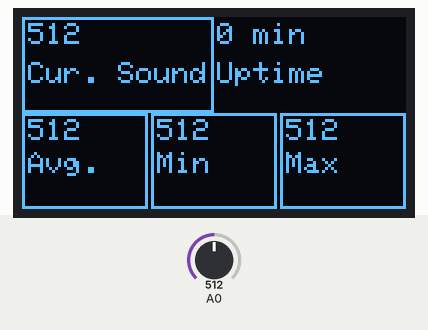
This sketch was run on a simulated Arduino Uno, built with avr-gcc and run on an emulated ATmega328P. Parts: 128×64 one-colour display. Inputs (shaded band) come from the test bench; at power-on: A0 = 512.

Above: at 3.2 s.
3.3 s: A0 set to 716
At 3.51 s:
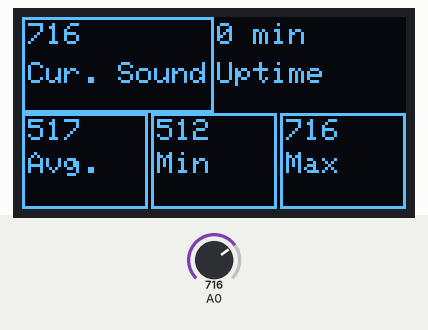
4.8 s: A0 set to 900
At 5.17 s:
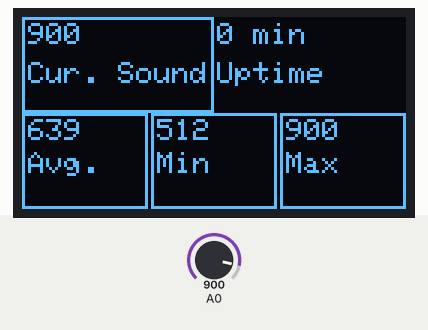
6.5 s: A0 set to 1023
At 6.82 s:
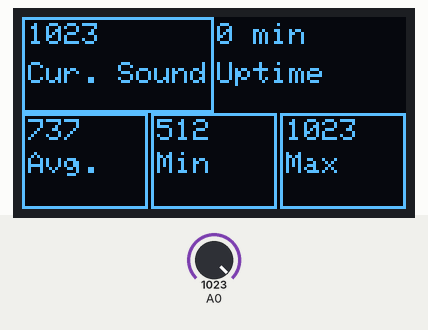

Measured:
- after the input at 3.3 s, the display: changes after 0.05 s (image 1)

The sketch:

Sound_Detector.ino
```cpp
#include <SPI.h>
#include <Wire.h>
#include <Adafruit_GFX.h>
#include <Adafruit_SSD1306.h>

#define SCREEN_WIDTH 128  // OLED display width, in pixels
#define SCREEN_HEIGHT 64  // OLED display height, in pixels

#define OLED_RESET -1        // Reset pin # (or -1 if sharing Arduino reset pin)
#define SCREEN_ADDRESS 0x3D  ///< See datasheet for Address; 0x3D for 128x64, 0x3C for 128x32

// declare an SSD1306 display object connected to I2C
Adafruit_SSD1306 display(SCREEN_WIDTH, SCREEN_HEIGHT, &Wire, OLED_RESET);

long time = 0;
long oldTime = 0;
long counter = 0;
long avg;
long min = -1;
long max = -1;

void setup() {
  Serial.begin(9600);

  //initializing to 0x3C address
  if (!display.begin(SSD1306_SWITCHCAPVCC, 0x3C)) {
    Serial.println(F("SSD1306 allocation failed"));
    for (;;)
      ;  // Don't proceed, loop forever
  }

  delay(2000);             // wait for initializing
  display.clearDisplay();  // clear display
  oldTime = millis();
}

void loop() {
  counter++;
  time = millis();

  if(min == -1)
    min = analogRead(A0);
  else if (min > analogRead(A0))
    min = analogRead(A0);

  if(max == -1)
    max = analogRead(A0);
  else if (max < analogRead(A0))
    max = analogRead(A0);
  avg += analogRead(A0);

  display.clearDisplay();
  display.drawRect(0, 0, 64, 32, WHITE);    // Main rectangle
  display.drawRect(0, 32, 42, 32, WHITE);   // Average rectangle
  display.drawRect(43, 32, 42, 32, WHITE);  // Min rectangle
  display.drawRect(86, 32, 42, 32, WHITE);  // Max rectangle

  //Top Box
  display.setTextSize(1);           // text size
  display.setTextColor(WHITE);      // text color
  display.setCursor(2, 2);          // position to display
  display.println(analogRead(A0));  // text to display
  display.setCursor(2, 15);
  display.println("Cur. Sound");  // text to display

  //Flowting hole
  display.setCursor(65, 2);  // position to display
  display.print((time - oldTime) / 60000);  // text to display
  display.print(" min");
  display.setCursor(65, 15);
  display.println("Uptime");  // text to display

  //Box 1
  display.setCursor(2, 34);               // position to display
  display.println(avg / counter);  // text to display
  display.setCursor(2, 45);
  display.println("Avg.");  // text to display

  //Box 2
  display.setCursor(45, 34);  // position to display
  display.println(min);  // text to display
  display.setCursor(45, 45);
  display.println("Min");  // text to display

  //Box 3
  display.setCursor(88, 34);  // position to display
  display.println(max);  // text to display
  display.setCursor(88, 45);
  display.println("Max");  // text to display

  display.display();
}
```
